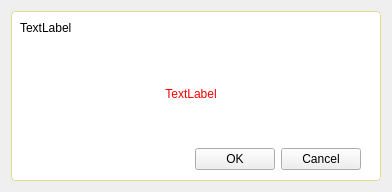
<?xml version="1.0" encoding="UTF-8"?>
<ui version="4.0">
 <class>SettingHotKeyDialog</class>
 <widget class="QWidget" name="SettingHotKeyDialog">
  <property name="geometry">
   <rect>
    <x>0</x>
    <y>0</y>
    <width>392</width>
    <height>192</height>
   </rect>
  </property>
  <property name="windowTitle">
   <string>Dialog</string>
  </property>
  <property name="styleSheet">
   <string notr="true">QWidget#backgroup{
    background-color:#FFFFFF;
    border-radius: 4px;
	font-family:微软雅黑;
	border:1px solid #DADADA80
}
QLabel#label_HotKey
{
     font: bold 15px &quot;微软雅黑&quot;;
     color: red;
}</string>
  </property>
  <layout class="QVBoxLayout" name="verticalLayout_2">
   <item>
    <widget class="QWidget" name="backgroup" native="true">
     <widget class="QLabel" name="label_Infor">
      <property name="geometry">
       <rect>
        <x>9</x>
        <y>9</y>
        <width>321</width>
        <height>16</height>
       </rect>
      </property>
      <property name="text">
       <string>TextLabel</string>
      </property>
     </widget>
     <widget class="QLabel" name="label_HotKey">
      <property name="geometry">
       <rect>
        <x>120</x>
        <y>60</y>
        <width>120</width>
        <height>45</height>
       </rect>
      </property>
      <property name="minimumSize">
       <size>
        <width>0</width>
        <height>45</height>
       </size>
      </property>
      <property name="text">
       <string>TextLabel</string>
      </property>
      <property name="alignment">
       <set>Qt::AlignCenter</set>
      </property>
     </widget>
     <widget class="QWidget" name="layoutWidget">
      <property name="geometry">
       <rect>
        <x>9</x>
        <y>132</y>
        <width>341</width>
        <height>33</height>
       </rect>
      </property>
      <layout class="QHBoxLayout">
       <property name="spacing">
        <number>6</number>
       </property>
       <property name="leftMargin">
        <number>0</number>
       </property>
       <property name="topMargin">
        <number>0</number>
       </property>
       <property name="rightMargin">
        <number>0</number>
       </property>
       <property name="bottomMargin">
        <number>0</number>
       </property>
       <item>
        <spacer>
         <property name="orientation">
          <enum>Qt::Horizontal</enum>
         </property>
         <property name="sizeHint" stdset="0">
          <size>
           <width>131</width>
           <height>31</height>
          </size>
         </property>
        </spacer>
       </item>
       <item>
        <widget class="QPushButton" name="okButton">
         <property name="text">
          <string>OK</string>
         </property>
        </widget>
       </item>
       <item>
        <widget class="QPushButton" name="cancelButton">
         <property name="text">
          <string>Cancel</string>
         </property>
        </widget>
       </item>
      </layout>
     </widget>
    </widget>
   </item>
  </layout>
 </widget>
 <resources/>
 <connections/>
</ui>
